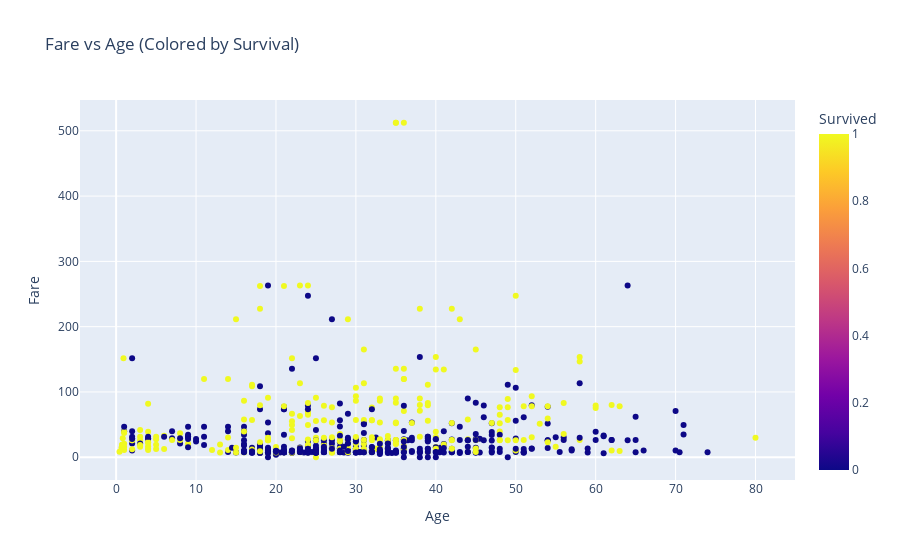

The notebook cell saved with this chart:
### Code cell
fig = px.scatter(df.dropna(subset=['Age', 'Fare']), x='Age', y='Fare', color='Survived', title='Fare vs Age (Colored by Survival)')
fig.show()

### Figure 1 — Plotly figure (JSON) as saved in the notebook; plotly's stock layout.template omitted (floating-point values rounded to 4 significant figures; data arrays with more than 128 entries replaced by an {"elided": "..."} marker saying what was removed)
{"data": [{"hovertemplate": "Age=%{x}<br>Fare=%{y}<br>Survived=%{marker.color}<extra></extra>", "legendgroup": "", "marker": {"color": {"elided": "714 int values"}, "coloraxis": "coloraxis", "symbol": "circle"}, "mode": "markers", "name": "", "orientation": "v", "showlegend": false, "type": "scatter", "x": {"elided": "714 float values"}, "xaxis": "x", "y": {"elided": "714 float values"}, "yaxis": "y"}], "layout": {"coloraxis": {"colorbar": {"title": {"text": "Survived"}}, "colorscale": [[0, "#0d0887"], [0.1111, "#46039f"], [0.2222, "#7201a8"], [0.3333, "#9c179e"], [0.4444, "#bd3786"], [0.5556, "#d8576b"], [0.6667, "#ed7953"], [0.7778, "#fb9f3a"], [0.8889, "#fdca26"], [1, "#f0f921"]]}, "legend": {"tracegroupgap": 0}, "title": {"text": "Fare vs Age (Colored by Survival)"}, "xaxis": {"anchor": "y", "domain": [0, 1], "title": {"text": "Age"}}, "yaxis": {"anchor": "x", "domain": [0, 1], "title": {"text": "Fare"}}}}
